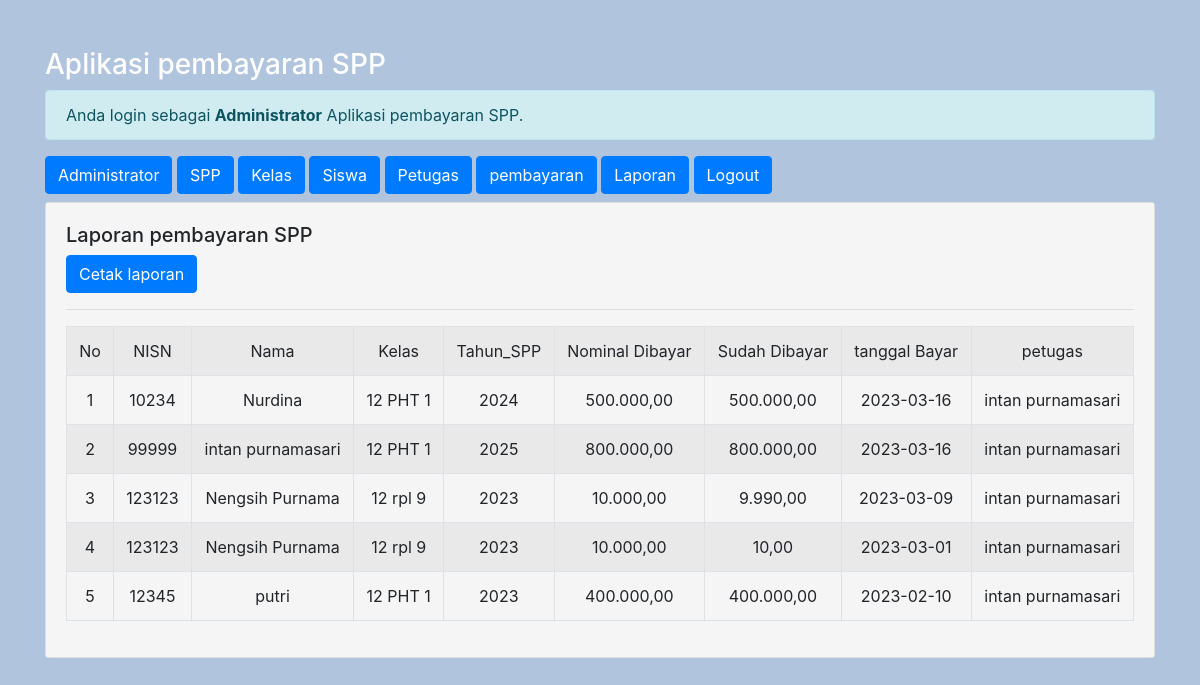
The page /admin/admin.php?url=laporan (signed in) on the database its author committed.
### tables this page shows
CREATE TABLE `pembayaran` (
  `id_pembayaran` int(11) NOT NULL,
  `id_petugas` int(11) NOT NULL,
  `nisn` varchar(10) NOT NULL,
  `tgl_bayar` date NOT NULL,
  `bulan_dibayar` varchar(8) NOT NULL,
  `tahun_dibayar` varchar(4) NOT NULL,
  `id_spp` int(11) NOT NULL,
  `jumlah_bayar` int(11) NOT NULL
);

CREATE TABLE `siswa` (
  `nisn` char(10) NOT NULL,
  `nis` char(8) NOT NULL,
  `nama` varchar(35) NOT NULL,
  `id_kelas` int(11) NOT NULL,
  `alamat` text NOT NULL,
  `no_telp` varchar(13) NOT NULL,
  `id_spp` int(11) NOT NULL
);

CREATE TABLE `kelas` (
  `id_kelas` int(11) NOT NULL,
  `nama_kelas` varchar(10) NOT NULL,
  `kompetensi_keahlian` varchar(50) NOT NULL
);

CREATE TABLE `spp` (
  `id_spp` int(11) NOT NULL,
  `tahun` int(11) NOT NULL,
  `nominal` int(11) NOT NULL
);

CREATE TABLE `petugas` (
  `id_petugas` int(11) NOT NULL,
  `username` varchar(25) NOT NULL,
  `password` varchar(32) NOT NULL,
  `nama_petugas` varchar(35) NOT NULL,
  `level` enum('admin','petugas') NOT NULL
);

### admin/laporan.php (the view)
<h5>Laporan pembayaran SPP</h5>
<a href="cetak-laporan.php" class="btn btn-primary">Cetak laporan</a>
<hr>
<table class="table table-striped table-bordered text-center" >
	<tr class="fw-bold">
		<td>No</td>
		<td>NISN</td>
		<td>Nama</td>
		<td>Kelas</td>
		<td>Tahun_SPP</td>
		<td>Nominal Dibayar</td>
		<td>Sudah Dibayar </td>
		<td>tanggal Bayar</td>
		<td>petugas</td>
	</tr>
	<?php
		include'../koneksi.php';
		$no = 1;
		$sql = "SELECT*FROM pembayaran,siswa,kelas,spp,petugas WHERE pembayaran.nisn=siswa.nisn AND siswa.id_kelas=kelas.id_kelas AND pembayaran.id_spp=spp.id_spp AND pembayaran.id_petugas=petugas.id_petugas  ORDER BY tgl_bayar DESC";
		$query = mysqli_query($koneksi, $sql);
		foreach ($query as $data) {
			?>
			<tr>
				<td><?= $no++; ?></td>
				<td><?= $data['nisn']; ?></td>
				<td><?= $data['nama']; ?></td>
				<td><?= $data['nama_kelas']; ?></td>
				<td><?= $data['tahun']; ?></td>
				<td><?= number_format($data['nominal'],2,',','.'); ?></td>
				<td><?= number_format($data['jumlah_bayar'],2,',','.'); ?></td>
				<td><?= $data['tgl_bayar']; ?></td>
				<td><?= $data['nama_petugas']; ?></td>
			</tr>
		<?php }
	 ?>
</table>

### rows shown on the page
pembayaran: siswa.nisn "10234", siswa.nama "Nurdina", kelas.nama_kelas "12 PHT 1", id_spp.tahun "2024", id_spp.nominal "500.000,00", jumlah_bayar "500.000,00", tgl_bayar "2023-03-16", id_petugas.nama_petugas "intan purnamasari"
pembayaran: siswa.nisn "99999", siswa.nama "intan purnamasari", kelas.nama_kelas "12 PHT 1", id_spp.tahun "2025", id_spp.nominal "800.000,00", jumlah_bayar "800.000,00", tgl_bayar "2023-03-16", id_petugas.nama_petugas "intan purnamasari"
pembayaran: siswa.nisn "123123", siswa.nama "Nengsih Purnama", kelas.nama_kelas "12 rpl 9", id_spp.tahun "2023", id_spp.nominal "10.000,00", jumlah_bayar "9.990,00", tgl_bayar "2023-03-09", id_petugas.nama_petugas "intan purnamasari"
pembayaran: siswa.nisn "123123", siswa.nama "Nengsih Purnama", kelas.nama_kelas "12 rpl 9", id_spp.tahun "2023", id_spp.nominal "10.000,00", jumlah_bayar "10,00", tgl_bayar "2023-03-01", id_petugas.nama_petugas "intan purnamasari"
pembayaran: siswa.nisn "12345", siswa.nama "putri", kelas.nama_kelas "12 PHT 1", id_spp.tahun "2023", id_spp.nominal "400.000,00", jumlah_bayar "400.000,00", tgl_bayar "2023-02-10", id_petugas.nama_petugas "intan purnamasari"
